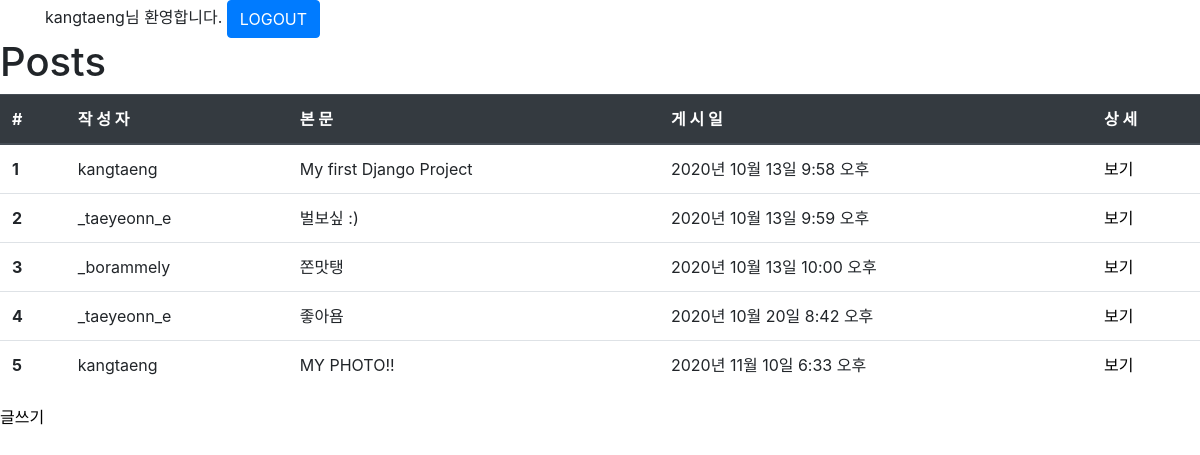
The page /posts/ (signed in) on the database its author committed.
### posts/models.py (models this page shows, shortened)
class Post(models.Model):
    user = models.ForeignKey(User, on_delete=models.CASCADE, null=False)
    body = models.TextField()
    image = models.ImageField(upload_to='posts', null=True)
    created_at = models.DateTimeField()
    liked_users = models.ManyToManyField(User, related_name='liked_posts')

### posts/views.py (the view)
# urls.py: path('', views.index, name='index'),
def index(request):
    posts = Post.objects.all()
    context = {'posts': posts}
    return render(request, 'posts/index.html', context)

### posts/templates/posts/index.html
{% extends "base.html" %}
{% load static %}
{% block style %}
<link rel="stylesheet" href="{% static 'posts/style.css' %}"   type="text/css">
{% endblock %}
{% block content %}
<h1>Posts</h1>
{% if posts %}
<table class="table table-hover">
  <thead class="thead-dark">
    <tr>
      <th>#</th>
      <th>작 성 자</th>
      <th>본 문</th>
      <th>게 시 일</th>
      <th>상 세</th>
    </tr>
  </thead>
  <tbody>
    {% for post in posts %}
    <tr>
      <th>{{ post.id }}</th>
      <td>{{ post.user.get_username }}</td>
      <td>{{ post.body }}</td>
      <td>{{ post.created_at }}</td>
      <td><a href="{% url 'posts:detail' post.id %}">보기</a></td>
    </tr>
    {% endfor %}
  </tbody>
</table>
{% else %}
<p>No Posts.</p>
{% endif %}
<a href="{% url 'posts:new' %}">글쓰기</a>
{% endblock %}

### templates/base.html (shortened to what this page needs)
{% load static %}
<!DOCTYPE html>
<html lang="en">
<head>
    <link rel="stylesheet" href="https://cdn.jsdelivr.net/npm/bootstrap@4.5.3/dist/css/bootstrap.min.css">
    <link rel="stylesheet" href="{% static 'style.css' %}" type="text/css">
    {% block style %}
    {% endblock %}
</head>
<body>
    {% if user.is_authenticated %}
    <div class="container">
        <form action="{% url 'accounts:logout' %}" method="POST">
            {{ user.get_username }}님 환영합니다.
            <button type="submit" class="btn btn-primary">LOGOUT</button>
        </form>
    </div>
    {% endif %}
    {% block content %}
    {% endblock %}
</body>
</html>

### static/style.css (style rules this page uses)
* { box-sizing: border-box; margin: 0px; padding: 0px; }

### posts/static/posts/style.css (style rules this page uses)
body { font-family: -apple-system, BlinkMacSystemFont, "Segoe UI", Roboto, Oxygen, Ubuntu, Cantarell, "Open Sans", "Helvetica Neue", sans-serif; }
a { text-decoration: none; color: black; }

### rows shown on the page
Post: id "1", user.get_username "kangtaeng", body "My first Django Project", created_at "2020년 10월 13일 9:58 오후"
Post: id "2", user.get_username "_taeyeonn_e", body "벌보싶 :)", created_at "2020년 10월 13일 9:59 오후"
Post: id "3", user.get_username "_borammely", body "쫀맛탱", created_at "2020년 10월 13일 10:00 오후"
Post: id "4", user.get_username "_taeyeonn_e", body "좋아욤", created_at "2020년 10월 20일 8:42 오후"
Post: id "5", user.get_username "kangtaeng", body "MY PHOTO!!", created_at "2020년 11월 10일 6:33 오후"

### other values the page prints
{{ user.get_username }} "kangtaeng"
